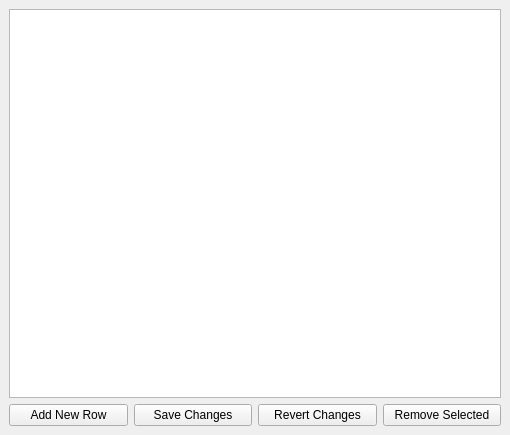
<?xml version="1.0" encoding="UTF-8"?>
<ui version="4.0">
 <class>tableManager</class>
 <widget class="QMainWindow" name="tableManager">
  <property name="geometry">
   <rect>
    <x>0</x>
    <y>0</y>
    <width>510</width>
    <height>435</height>
   </rect>
  </property>
  <property name="windowTitle">
   <string>MainWindow</string>
  </property>
  <widget class="QWidget" name="centralwidget">
   <layout class="QHBoxLayout" name="horizontalLayout">
    <item>
     <layout class="QVBoxLayout" name="verticalLayout">
      <item>
       <widget class="QTableView" name="list_rows"/>
      </item>
      <item>
       <layout class="QHBoxLayout" name="horizontalLayout_2">
        <item>
         <widget class="QPushButton" name="button_new">
          <property name="text">
           <string>Add New Row</string>
          </property>
         </widget>
        </item>
        <item>
         <widget class="QPushButton" name="button_save">
          <property name="text">
           <string>Save Changes</string>
          </property>
         </widget>
        </item>
        <item>
         <widget class="QPushButton" name="button_revert">
          <property name="text">
           <string>Revert Changes</string>
          </property>
         </widget>
        </item>
        <item>
         <widget class="QPushButton" name="button_delete">
          <property name="text">
           <string>Remove Selected</string>
          </property>
         </widget>
        </item>
       </layout>
      </item>
     </layout>
    </item>
   </layout>
  </widget>
 </widget>
 <resources/>
 <connections/>
</ui>
